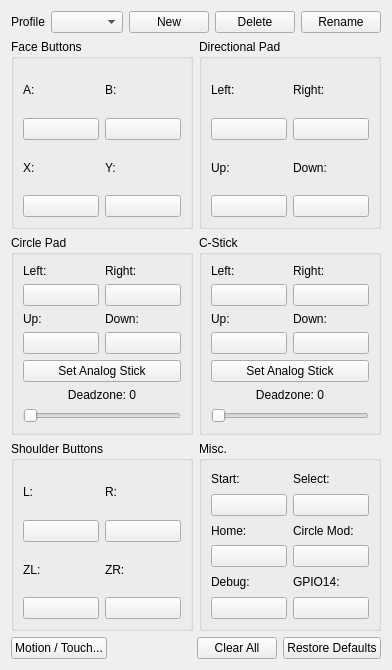
<?xml version="1.0" encoding="UTF-8"?>
<ui version="4.0">
 <class>ConfigureInput</class>
 <widget class="QWidget" name="ConfigureInput">
  <property name="geometry">
   <rect>
    <x>0</x>
    <y>0</y>
    <width>374</width>
    <height>670</height>
   </rect>
  </property>
  <property name="windowTitle">
   <string>ConfigureInput</string>
  </property>
  <layout class="QVBoxLayout" name="verticalLayout_5">
   <item>
    <layout class="QHBoxLayout" name="horizontalLayout_3">
     <item>
      <widget class="QLabel" name="label_5">
       <property name="text">
        <string>Profile</string>
       </property>
      </widget>
     </item>
     <item>
      <widget class="QComboBox" name="profile"/>
     </item>
     <item>
      <spacer name="horizontalSpacer_2">
       <property name="orientation">
        <enum>Qt::Horizontal</enum>
       </property>
       <property name="sizeHint" stdset="0">
        <size>
         <width>40</width>
         <height>20</height>
        </size>
       </property>
      </spacer>
     </item>
     <item>
      <widget class="QPushButton" name="buttonNew">
       <property name="text">
        <string>New</string>
       </property>
      </widget>
     </item>
     <item>
      <widget class="QPushButton" name="buttonDelete">
       <property name="text">
        <string>Delete</string>
       </property>
      </widget>
     </item>
     <item>
      <widget class="QPushButton" name="buttonRename">
       <property name="text">
        <string>Rename</string>
       </property>
      </widget>
     </item>
    </layout>
   </item>
   <item>
    <layout class="QGridLayout" name="gridLayout_7">
     <item row="0" column="0">
      <widget class="QGroupBox" name="faceButtons">
       <property name="title">
        <string>Face Buttons</string>
       </property>
       <property name="flat">
        <bool>false</bool>
       </property>
       <property name="checkable">
        <bool>false</bool>
       </property>
       <layout class="QGridLayout" name="gridLayout">
        <item row="1" column="1">
         <layout class="QVBoxLayout" name="verticalLayout_4">
          <item>
           <widget class="QLabel" name="label_4">
            <property name="text">
             <string>Y:</string>
            </property>
           </widget>
          </item>
          <item>
           <widget class="QPushButton" name="buttonY">
            <property name="text">
             <string/>
            </property>
           </widget>
          </item>
         </layout>
        </item>
        <item row="1" column="0">
         <layout class="QVBoxLayout" name="verticalLayout_3">
          <item>
           <widget class="QLabel" name="label_3">
            <property name="text">
             <string>X:</string>
            </property>
           </widget>
          </item>
          <item>
           <widget class="QPushButton" name="buttonX">
            <property name="text">
             <string/>
            </property>
           </widget>
          </item>
         </layout>
        </item>
        <item row="0" column="1">
         <layout class="QVBoxLayout" name="verticalLayout_2">
          <item>
           <widget class="QLabel" name="label_2">
            <property name="text">
             <string>B:</string>
            </property>
           </widget>
          </item>
          <item>
           <widget class="QPushButton" name="buttonB">
            <property name="text">
             <string/>
            </property>
           </widget>
          </item>
         </layout>
        </item>
        <item row="0" column="0">
         <layout class="QVBoxLayout" name="verticalLayout">
          <item>
           <widget class="QLabel" name="label">
            <property name="text">
             <string>A:</string>
            </property>
           </widget>
          </item>
          <item>
           <widget class="QPushButton" name="buttonA">
            <property name="text">
             <string/>
            </property>
           </widget>
          </item>
         </layout>
        </item>
       </layout>
      </widget>
     </item>
     <item row="0" column="1">
      <widget class="QGroupBox" name="faceButtons_2">
       <property name="title">
        <string>Directional Pad</string>
       </property>
       <property name="flat">
        <bool>false</bool>
       </property>
       <property name="checkable">
        <bool>false</bool>
       </property>
       <layout class="QGridLayout" name="gridLayout_2">
        <item row="1" column="0">
         <layout class="QVBoxLayout" name="verticalLayout_12">
          <item>
           <widget class="QLabel" name="label_34">
            <property name="text">
             <string>Up:</string>
            </property>
           </widget>
          </item>
          <item>
           <widget class="QPushButton" name="buttonDpadUp">
            <property name="text">
             <string/>
            </property>
           </widget>
          </item>
         </layout>
        </item>
        <item row="1" column="1">
         <layout class="QVBoxLayout" name="verticalLayout_9">
          <item>
           <widget class="QLabel" name="label_35">
            <property name="text">
             <string>Down:</string>
            </property>
           </widget>
          </item>
          <item>
           <widget class="QPushButton" name="buttonDpadDown">
            <property name="text">
             <string/>
            </property>
           </widget>
          </item>
         </layout>
        </item>
        <item row="0" column="0">
         <layout class="QVBoxLayout" name="verticalLayout_10">
          <item>
           <widget class="QLabel" name="label_32">
            <property name="text">
             <string>Left:</string>
            </property>
           </widget>
          </item>
          <item>
           <widget class="QPushButton" name="buttonDpadLeft">
            <property name="text">
             <string/>
            </property>
           </widget>
          </item>
         </layout>
        </item>
        <item row="0" column="1">
         <layout class="QVBoxLayout" name="verticalLayout_11">
          <item>
           <widget class="QLabel" name="label_33">
            <property name="text">
             <string>Right:</string>
            </property>
           </widget>
          </item>
          <item>
           <widget class="QPushButton" name="buttonDpadRight">
            <property name="text">
             <string/>
            </property>
           </widget>
          </item>
         </layout>
        </item>
       </layout>
      </widget>
     </item>
     <item row="2" column="1">
      <widget class="QGroupBox" name="faceButtons_6">
       <property name="title">
        <string>Misc.</string>
       </property>
       <property name="flat">
        <bool>false</bool>
       </property>
       <property name="checkable">
        <bool>false</bool>
       </property>
       <layout class="QGridLayout" name="gridLayout_6">
        <item row="0" column="0">
         <layout class="QVBoxLayout" name="verticalLayout_25">
          <item>
           <widget class="QLabel" name="label_29">
            <property name="text">
             <string>Start:</string>
            </property>
           </widget>
          </item>
          <item>
           <widget class="QPushButton" name="buttonStart">
            <property name="text">
             <string/>
            </property>
           </widget>
          </item>
         </layout>
        </item>
        <item row="0" column="1">
         <layout class="QVBoxLayout" name="verticalLayout_26">
          <item>
           <widget class="QLabel" name="label_30">
            <property name="text">
             <string>Select:</string>
            </property>
           </widget>
          </item>
          <item>
           <widget class="QPushButton" name="buttonSelect">
            <property name="text">
             <string/>
            </property>
           </widget>
          </item>
         </layout>
        </item>
        <item row="1" column="0">
         <layout class="QVBoxLayout" name="verticalLayout_27">
          <item>
           <widget class="QLabel" name="label_31">
            <property name="text">
             <string>Home:</string>
            </property>
           </widget>
          </item>
          <item>
           <widget class="QPushButton" name="buttonHome">
            <property name="text">
             <string/>
            </property>
           </widget>
          </item>
         </layout>
        </item>
        <item row="1" column="1">
         <layout class="QVBoxLayout" name="verticalLayout_28">
          <item>
           <widget class="QLabel" name="label_36">
            <property name="text">
             <string>Circle Mod:</string>
            </property>
           </widget>
          </item>
          <item>
           <widget class="QPushButton" name="buttonCircleMod">
            <property name="text">
             <string/>
            </property>
           </widget>
          </item>
         </layout>
        </item>
        <item row="2" column="1">
         <layout class="QVBoxLayout" name="verticalLayout_33">
          <item>
           <widget class="QLabel" name="label_41">
            <property name="text">
             <string>GPIO14:</string>
            </property>
           </widget>
          </item>
          <item>
           <widget class="QPushButton" name="buttonGpio14">
            <property name="text">
             <string/>
            </property>
           </widget>
          </item>
         </layout>
        </item>
        <item row="2" column="0">
         <layout class="QVBoxLayout" name="verticalLayout_32">
          <item>
           <widget class="QLabel" name="label_40">
            <property name="text">
             <string>Debug:</string>
            </property>
           </widget>
          </item>
          <item>
           <widget class="QPushButton" name="buttonDebug">
            <property name="text">
             <string/>
            </property>
           </widget>
          </item>
         </layout>
        </item>
       </layout>
      </widget>
     </item>
     <item row="1" column="0">
      <widget class="QGroupBox" name="faceButtons_4">
       <property name="title">
        <string>Circle Pad</string>
       </property>
       <property name="flat">
        <bool>false</bool>
       </property>
       <property name="checkable">
        <bool>false</bool>
       </property>
       <layout class="QGridLayout" name="gridLayout_4">
        <item row="1" column="1">
         <layout class="QVBoxLayout" name="verticalLayout_19">
          <item>
           <widget class="QLabel" name="label_24">
            <property name="text">
             <string>Up:</string>
            </property>
           </widget>
          </item>
          <item>
           <widget class="QPushButton" name="buttonCircleUp">
            <property name="text">
             <string/>
            </property>
           </widget>
          </item>
         </layout>
        </item>
        <item row="0" column="2">
         <layout class="QVBoxLayout" name="verticalLayout_18">
          <item>
           <widget class="QLabel" name="label_23">
            <property name="text">
             <string>Right:</string>
            </property>
           </widget>
          </item>
          <item>
           <widget class="QPushButton" name="buttonCircleRight">
            <property name="text">
             <string/>
            </property>
           </widget>
          </item>
         </layout>
        </item>
        <item row="0" column="1">
         <layout class="QVBoxLayout" name="verticalLayout_17">
          <item>
           <widget class="QLabel" name="label_21">
            <property name="text">
             <string>Left:</string>
            </property>
           </widget>
          </item>
          <item>
           <widget class="QPushButton" name="buttonCircleLeft">
            <property name="text">
             <string/>
            </property>
           </widget>
          </item>
         </layout>
        </item>
        <item row="2" column="1" colspan="2">
         <widget class="QPushButton" name="buttonCircleAnalog">
          <property name="text">
           <string>Set Analog Stick</string>
          </property>
         </widget>
        </item>
        <item row="1" column="2">
         <layout class="QVBoxLayout" name="verticalLayout_20">
          <item>
           <widget class="QLabel" name="label_22">
            <property name="text">
             <string>Down:</string>
            </property>
           </widget>
          </item>
          <item>
           <widget class="QPushButton" name="buttonCircleDown">
            <property name="text">
             <string/>
            </property>
           </widget>
          </item>
         </layout>
        </item>
        <item row="3" column="1" colspan="2">
         <layout class="QVBoxLayout" name="sliderCirclePadDeadzoneVerticalLayout">
          <item>
           <layout class="QHBoxLayout" name="sliderCirclePadDeadzoneHorizontalLayout">
            <property name="sizeConstraint">
             <enum>QLayout::SetDefaultConstraint</enum>
            </property>
            <item>
             <widget class="QLabel" name="labelCirclePadDeadzone">
              <property name="text">
               <string>Deadzone: 0</string>
              </property>
              <property name="alignment">
               <set>Qt::AlignHCenter</set>
              </property>
             </widget>
            </item>
           </layout>
          </item>
          <item>
           <widget class="QSlider" name="sliderCirclePadDeadzone">
            <property name="orientation">
             <enum>Qt::Horizontal</enum>
            </property>
           </widget>
          </item>
         </layout>
        </item>
       </layout>
      </widget>
     </item>
     <item row="1" column="1">
      <widget class="QGroupBox" name="faceButtons_5">
       <property name="title">
        <string>C-Stick</string>
       </property>
       <property name="flat">
        <bool>false</bool>
       </property>
       <property name="checkable">
        <bool>false</bool>
       </property>
       <layout class="QGridLayout" name="gridLayout_5">
        <item row="0" column="1">
         <layout class="QVBoxLayout" name="verticalLayout_22">
          <item>
           <widget class="QLabel" name="label_27">
            <property name="text">
             <string>Right:</string>
            </property>
           </widget>
          </item>
          <item>
           <widget class="QPushButton" name="buttonCStickRight">
            <property name="text">
             <string/>
            </property>
           </widget>
          </item>
         </layout>
        </item>
        <item row="0" column="0">
         <layout class="QVBoxLayout" name="verticalLayout_21">
          <item>
           <widget class="QLabel" name="label_25">
            <property name="text">
             <string>Left:</string>
            </property>
           </widget>
          </item>
          <item>
           <widget class="QPushButton" name="buttonCStickLeft">
            <property name="text">
             <string/>
            </property>
           </widget>
          </item>
         </layout>
        </item>
        <item row="1" column="0">
         <layout class="QVBoxLayout" name="verticalLayout_23">
          <item>
           <widget class="QLabel" name="label_28">
            <property name="text">
             <string>Up:</string>
            </property>
           </widget>
          </item>
          <item>
           <widget class="QPushButton" name="buttonCStickUp">
            <property name="text">
             <string/>
            </property>
           </widget>
          </item>
         </layout>
        </item>
        <item row="2" column="0" colspan="2">
         <widget class="QPushButton" name="buttonCStickAnalog">
          <property name="text">
           <string>Set Analog Stick</string>
          </property>
         </widget>
        </item>
        <item row="1" column="1">
         <layout class="QVBoxLayout" name="verticalLayout_24">
          <item>
           <widget class="QLabel" name="label_26">
            <property name="text">
             <string>Down:</string>
            </property>
           </widget>
          </item>
          <item>
           <widget class="QPushButton" name="buttonCStickDown">
            <property name="text">
             <string/>
            </property>
           </widget>
          </item>
         </layout>
        </item>
        <item row="3" column="0" colspan="2">
         <layout class="QVBoxLayout" name="sliderCStickDeadzoneVerticalLayout">
          <property name="sizeConstraint">
           <enum>QLayout::SetDefaultConstraint</enum>
          </property>
          <item>
           <layout class="QHBoxLayout" name="sliderCStickDeadzoneHorizontalLayout">
            <item>
             <widget class="QLabel" name="labelCStickDeadzone">
              <property name="text">
               <string>Deadzone: 0</string>
              </property>
              <property name="alignment">
               <set>Qt::AlignHCenter</set>
              </property>
             </widget>
            </item>
           </layout>
          </item>
          <item>
           <widget class="QSlider" name="sliderCStickDeadzone">
            <property name="orientation">
             <enum>Qt::Horizontal</enum>
            </property>
           </widget>
          </item>
         </layout>
        </item>
       </layout>
      </widget>
     </item>
     <item row="2" column="0">
      <widget class="QGroupBox" name="faceButtons_3">
       <property name="title">
        <string>Shoulder Buttons</string>
       </property>
       <property name="flat">
        <bool>false</bool>
       </property>
       <property name="checkable">
        <bool>false</bool>
       </property>
       <layout class="QGridLayout" name="gridLayout_3">
        <item row="1" column="1">
         <layout class="QVBoxLayout" name="verticalLayout_16">
          <item>
           <widget class="QLabel" name="label_18">
            <property name="text">
             <string>ZR:</string>
            </property>
           </widget>
          </item>
          <item>
           <widget class="QPushButton" name="buttonZR">
            <property name="text">
             <string/>
            </property>
           </widget>
          </item>
         </layout>
        </item>
        <item row="1" column="0">
         <layout class="QVBoxLayout" name="verticalLayout_15">
          <item>
           <widget class="QLabel" name="label_20">
            <property name="text">
             <string>ZL:</string>
            </property>
           </widget>
          </item>
          <item>
           <widget class="QPushButton" name="buttonZL">
            <property name="text">
             <string/>
            </property>
           </widget>
          </item>
         </layout>
        </item>
        <item row="0" column="0">
         <layout class="QVBoxLayout" name="verticalLayout_13">
          <item>
           <widget class="QLabel" name="label_17">
            <property name="text">
             <string>L:</string>
            </property>
           </widget>
          </item>
          <item>
           <widget class="QPushButton" name="buttonL">
            <property name="text">
             <string/>
            </property>
           </widget>
          </item>
         </layout>
        </item>
        <item row="0" column="1">
         <layout class="QVBoxLayout" name="verticalLayout_14">
          <item>
           <widget class="QLabel" name="label_19">
            <property name="text">
             <string>R:</string>
            </property>
           </widget>
          </item>
          <item>
           <widget class="QPushButton" name="buttonR">
            <property name="text">
             <string/>
            </property>
           </widget>
          </item>
         </layout>
        </item>
       </layout>
      </widget>
     </item>
    </layout>
   </item>
   <item>
    <layout class="QVBoxLayout" name="verticalLayout_6">
     <item>
      <layout class="QHBoxLayout" name="horizontalLayout">
       <item>
        <widget class="QPushButton" name="buttonMotionTouch">
         <property name="sizePolicy">
          <sizepolicy hsizetype="Minimum" vsizetype="Fixed">
           <horstretch>0</horstretch>
           <verstretch>0</verstretch>
          </sizepolicy>
         </property>
         <property name="sizeIncrement">
          <size>
           <width>0</width>
           <height>0</height>
          </size>
         </property>
         <property name="baseSize">
          <size>
           <width>0</width>
           <height>0</height>
          </size>
         </property>
         <property name="layoutDirection">
          <enum>Qt::LeftToRight</enum>
         </property>
         <property name="text">
          <string>Motion / Touch...</string>
         </property>
        </widget>
       </item>
       <item>
        <spacer name="horizontalSpacer">
         <property name="orientation">
          <enum>Qt::Horizontal</enum>
         </property>
         <property name="sizeHint" stdset="0">
          <size>
           <width>40</width>
           <height>20</height>
          </size>
         </property>
        </spacer>
       </item>
       <item>
        <widget class="QPushButton" name="buttonClearAll">
         <property name="sizePolicy">
          <sizepolicy hsizetype="Minimum" vsizetype="Fixed">
           <horstretch>0</horstretch>
           <verstretch>0</verstretch>
          </sizepolicy>
         </property>
         <property name="sizeIncrement">
          <size>
           <width>0</width>
           <height>0</height>
          </size>
         </property>
         <property name="baseSize">
          <size>
           <width>0</width>
           <height>0</height>
          </size>
         </property>
         <property name="layoutDirection">
          <enum>Qt::LeftToRight</enum>
         </property>
         <property name="text">
          <string>Clear All</string>
         </property>
        </widget>
       </item>
       <item>
        <widget class="QPushButton" name="buttonRestoreDefaults">
         <property name="sizePolicy">
          <sizepolicy hsizetype="Minimum" vsizetype="Fixed">
           <horstretch>0</horstretch>
           <verstretch>0</verstretch>
          </sizepolicy>
         </property>
         <property name="sizeIncrement">
          <size>
           <width>0</width>
           <height>0</height>
          </size>
         </property>
         <property name="baseSize">
          <size>
           <width>0</width>
           <height>0</height>
          </size>
         </property>
         <property name="layoutDirection">
          <enum>Qt::LeftToRight</enum>
         </property>
         <property name="text">
          <string>Restore Defaults</string>
         </property>
        </widget>
       </item>
      </layout>
     </item>
    </layout>
   </item>
  </layout>
 </widget>
 <resources/>
 <connections/>
</ui>
